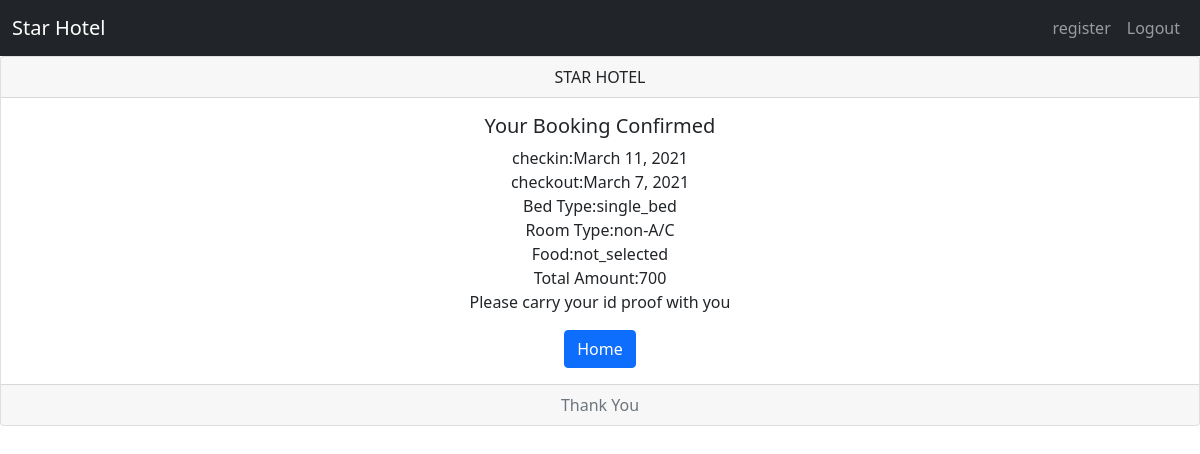
The page /payment/booking_confirm/ (signed in) on the database as committed earlier.
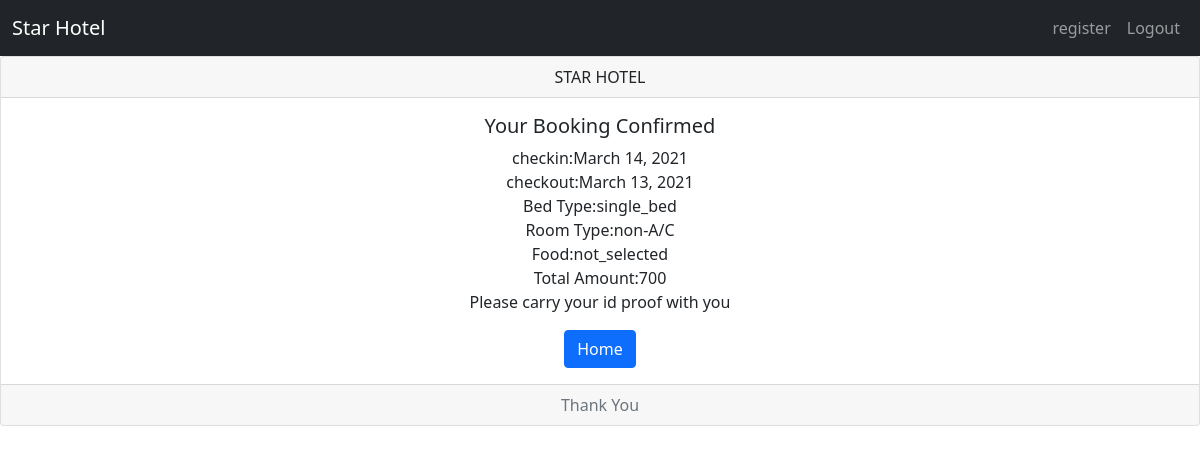
The same page on the database as committed later.
### booking/models.py (models this page shows, shortened)
class Booking(models.Model):
    user = models.ForeignKey(User, on_delete=models.CASCADE)
    checkin_date = models.DateField()
    checkout_date = models.DateField()
    bed_type = models.CharField(max_length=20)
    room_type = models.CharField(max_length=20)
    guest = models.IntegerField()
    food = models.CharField(max_length=20)
    amount = models.IntegerField()

### payment/views.py (the view)
# urls.py: path("booking_confirm/", views.booking_confirm, name="confirm"),
def booking_confirm(request):
    confirm = Booking.objects.filter(user=request.user).last()
    return render(request, "booking/confirm.html", {'confirm':confirm})

### templates/booking/confirm.html
{% extends 'base.html' %}
{% block content %}
<div class="card text-center">
    <div class="card-header">
      STAR HOTEL
    </div>
    <div class="card-body">
      <h5 class="card-title">Your Booking Confirmed</h5>
      <div class="card-text">checkin:{{ confirm.checkin_date }}</div>
        <div class="card-text">checkout:{{ confirm.checkout_date }}</div>
        <div class="card-text">Bed Type:{{ confirm.bed_type }}</div>
        <div class="card-text">Room Type:{{ confirm.room_type }}</div>
        <div class="card-text">Food:{{ confirm.food }}</div>
        <div class="card-text">Total Amount:{{ confirm.amount }}</div>
        <p class="card-text">Please carry your id proof with you</p>
      <a href="{% url 'booking:booking' %}" class="btn btn-primary">Home</a>
    </div>
    <div class="card-footer text-muted">
      Thank You
    </div>
  </div>
{% endblock content %}

Rows that differ between the two databases and show on the page:
no longer on this page (row unchanged): Booking: checkin_date "March 11, 2021", checkout_date "March 7, 2021", bed_type "single_bed", room_type "non-A/C", food "not_selected", amount "700"
added Booking: checkin_date "March 14, 2021", checkout_date "March 13, 2021", bed_type "single_bed", room_type "non-A/C", food "not_selected", amount "700"
